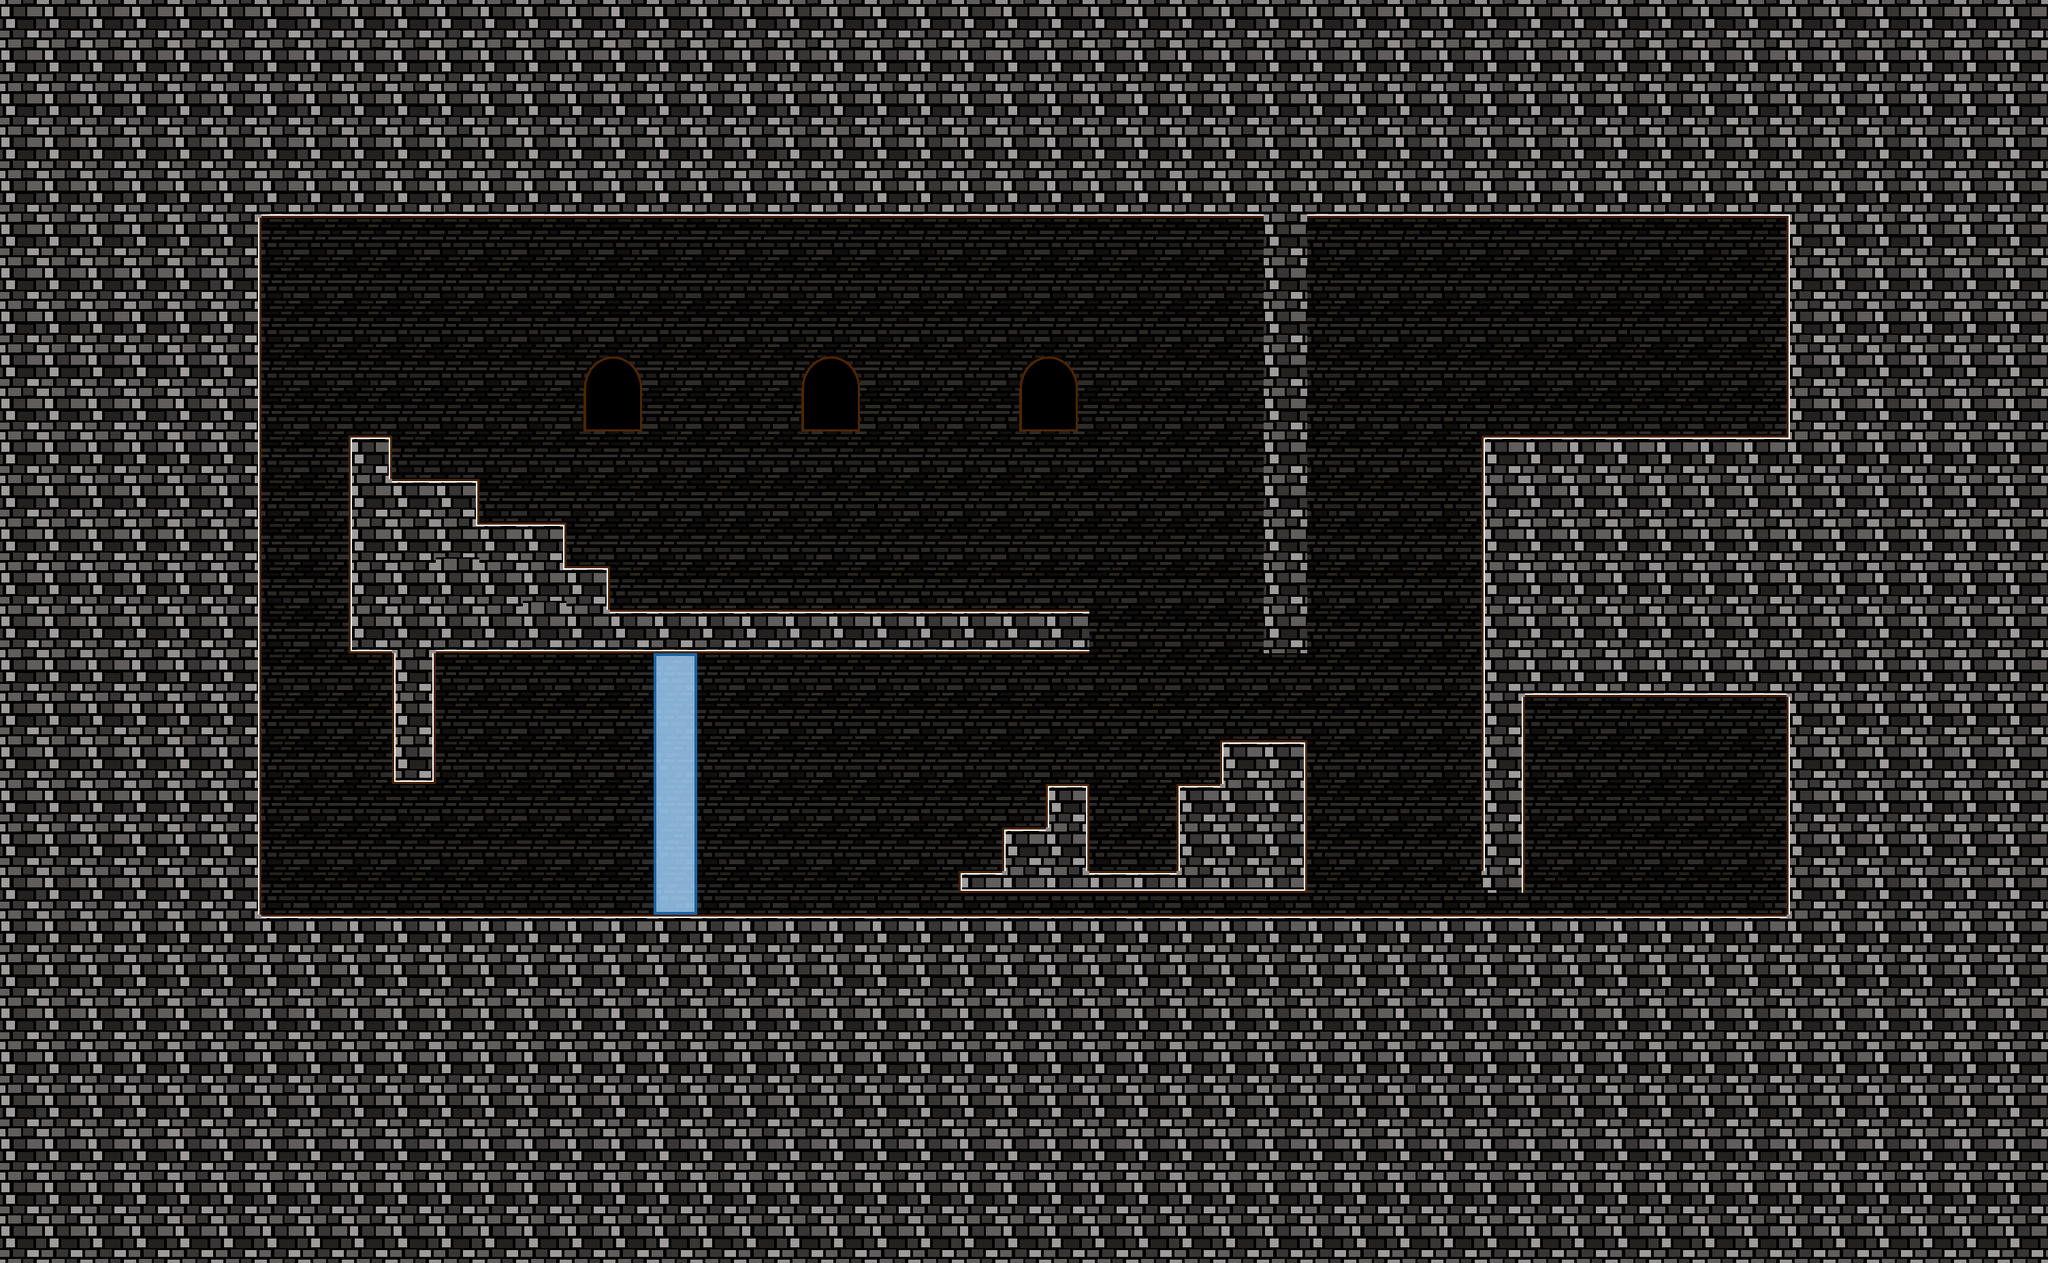

A level layout from a 2D game, rendered from its tile map. Below: a short description, then the map file with tile-grid data replaced by summaries:
An orthogonal 47x29 tile map with 64x64 px tiles, 4 tile layers (fundo, tiles, glass, visual) and 36 objects (5x Fire Trap, 2x Heavy, 2x Spike, Player Spawn, Breakable, ...).

<map version="1.0" orientation="orthogonal" width="47" height="29" tilewidth="64" tileheight="64">
 <tileset firstgid="1" name="brick_tiles" tilewidth="64" tileheight="64">
  <image source="../tilesets/brick_tiles.png" width="576" height="512" />
 </tileset>
 <layer name="fundo" width="47" height="29">
  <properties>
   <property name="nocollides" value="true" />
   <property name="tileset" value="brick_tiles" />
  </properties>
  <data>[1363 cells, 1363 non-empty, 6 distinct tile ids]</data>
 </layer>
 <layer name="tiles" width="47" height="29">
  <properties>
   <property name="tileset" value="brick_tiles" />
  </properties>
  <data>[1363 cells, 184 non-empty, 15 distinct tile ids]</data>
 </layer>
 <objectgroup color="#55007f" name="playerSpawn" width="47" height="29">
  <object name="Player Spawn" x="576" y="1216" width="128" height="128">
   <properties>
    <property name="type" value="Rogue" />
   </properties>
  </object>
 </objectgroup>
 <layer name="glass" width="47" height="29">
  <properties>
   <property name="tileset" value="brick_tiles" />
  </properties>
  <data>[1363 cells, 6 non-empty, 3 distinct tile ids]</data>
 </layer>
 <objectgroup color="#aa557f" name="heavySpawns" width="47" height="29">
  <object name="Heavy" x="1090" y="1150" width="132" height="192" />
  <object name="Heavy" x="1465" y="699" width="132" height="192" />
 </objectgroup>
 <objectgroup color="#ffff00" name="breakables" width="47" height="29">
  <object name="Breakable" x="384" y="896" width="128" height="64">
   <properties>
    <property name="type" value="Platform" />
   </properties>
  </object>
 </objectgroup>
 <objectgroup color="#ffff00" name="spikeTraps" width="47" height="29">
  <object name="Spike" x="1600" y="1216" width="64" height="64" />
  <object name="Spike" x="1664" y="1216" width="64" height="64" />
 </objectgroup>
 <objectgroup color="#ff0000" name="fireTraps" width="47" height="29">
  <object name="Fire Trap" x="1600" y="896" width="256" height="64">
   <properties>
    <property name="side" value="right" />
    <property name="timeOff" value=".4" />
    <property name="timeOn" value=".8" />
   </properties>
  </object>
  <object name="Fire Trap" x="1920" y="1088" width="256" height="64">
   <properties>
    <property name="side" value="right" />
    <property name="timeOff" value="2" />
    <property name="timeOn" value="3" />
   </properties>
  </object>
  <object name="Fire Trap" x="1920" y="1152" width="256" height="64">
   <properties>
    <property name="delay" value=".75" />
    <property name="side" value="right" />
    <property name="timeOff" value="2" />
    <property name="timeOn" value="3" />
   </properties>
  </object>
  <object name="Fire Trap" x="1920" y="1216" width="256" height="64">
   <properties>
    <property name="delay" value="1.5" />
    <property name="side" value="right" />
    <property name="timeOff" value="2" />
    <property name="timeOn" value="3" />
   </properties>
  </object>
  <object name="Fire Trap" x="1920" y="768" width="256" height="64">
   <properties>
    <property name="delay" value="2" />
    <property name="side" value="right" />
    <property name="timeOff" value="2" />
    <property name="timeOn" value="3" />
   </properties>
  </object>
 </objectgroup>
 <objectgroup color="#00ffff" name="end" width="47" height="29">
  <object name="The End" x="2368" y="1216" width="128" height="128">
   <properties>
    <property name="next" value="three_trials" />
   </properties>
  </object>
 </objectgroup>
 <objectgroup color="#55ff7f" name="ratSpawns" width="47" height="29">
  <object name="Rat" x="2304" y="576" width="128" height="64" />
 </objectgroup>
 <layer name="visual" width="47" height="29">
  <properties>
   <property name="nocollides" value="true" />
   <property name="tileset" value="brick_tiles" />
  </properties>
  <data>[1363 cells, 10 non-empty, 6 distinct tile ids]</data>
 </layer>
 <objectgroup color="#ffaa00" name="otherCollidables" width="47" height="29">
  <object x="1408" y="1280" width="512" height="32" />
  <object x="2177" y="1283" width="60" height="28" />
 </objectgroup>
 <objectgroup color="#ffffff" name="floor" width="47" height="29">
  <object x="380" y="1340" width="2245" height="21" />
  <object x="1788" y="1085" width="135" height="19" />
  <object x="1727" y="1148" width="73" height="13" />
  <object x="1533" y="1149" width="68" height="13" />
  <object x="1467" y="1208" width="75" height="19" />
  <object x="1405" y="1275" width="68" height="16" />
  <object x="888" y="889" width="715" height="20" />
  <object x="825" y="825" width="71" height="21" />
  <object x="695" y="761" width="135" height="16" />
  <object x="567" y="696" width="136" height="24" />
  <object x="509" y="633" width="68" height="17" />
  <object x="2173" y="635" width="453" height="17" />
 </objectgroup>
 <objectgroup color="#ffaa7f" name="wallGrip" width="47" height="29">
  <object x="2171" y="640" width="20" height="644" />
  <object x="1907" y="1085" width="21" height="229" />
  <object x="1908" y="317" width="19" height="643" />
  <object x="2615" y="320" width="20" height="329" />
  <object x="372" y="313" width="17" height="1036" />
  <object x="501" y="640" width="19" height="324" />
  <object x="1845" y="317" width="20" height="641" />
  <object x="1595" y="891" width="11" height="71" />
  <object x="569" y="964" width="17" height="184" />
 </objectgroup>
</map>